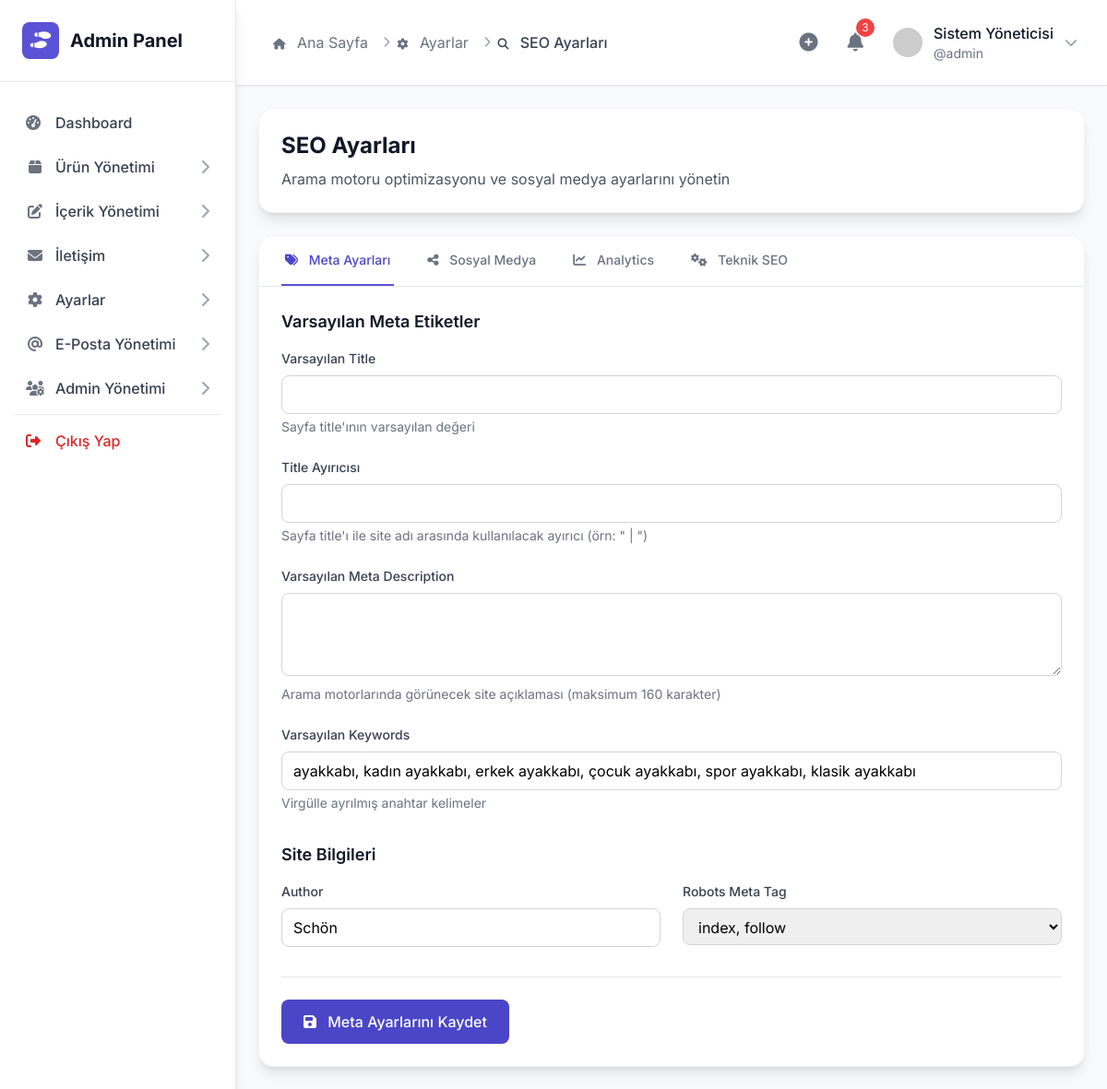
The app's page /admin/seo-settings.php (signed in) with its own data.
### tables this page shows
CREATE TABLE IF NOT EXISTS `seo_settings` (
  `id` bigint(20) NOT NULL AUTO_INCREMENT,
  `setting_key` text NOT NULL,
  `setting_value` text DEFAULT NULL,
  `setting_type` text DEFAULT 'meta',
  `is_active` tinyint(1) DEFAULT 1,
  `created_at` timestamp NULL DEFAULT current_timestamp(),
  `updated_at` timestamp NULL DEFAULT current_timestamp() ON UPDATE current_timestamp(),
  PRIMARY KEY (`id`)
);

### admin/seo-settings.php (called while the page is built, shortened)
<?php
include 'includes/header.php';
include 'views/seo/index.php';
include 'includes/footer.php';
?>

### lib/DatabaseFactory.php (called while the page is built, shortened)
<?php
require_once __DIR__ . '/SupabaseClient.php';
require_once __DIR__ . '/../config/env.php';
class DatabaseFactory {
    public static function create($type = null, $config = []) {
        if ($type === null) {
            $type = getenv('DB_TYPE') ?: 'supabase';
        }
        switch (strtolower($type)) {
            case 'mariadb':
            case 'mysql':
                return self::createMariaDBClient($config);
        }
    }
    private static function createMariaDBClient($config = []) {
        require_once __DIR__ . '/clients/MariaDBClient.php';
        $defaultConfig = [
            'host' => getenv('DB_HOST') ?: 'localhost',
            'port' => getenv('DB_PORT') ?: 3306,
            'database' => getenv('DB_NAME') ?: 'bandland_shoes',
            'username' => getenv('DB_USER') ?: 'root',
            'password' => getenv('DB_PASS') ?: '',
            'charset' => 'utf8mb4',
            'options' => [
                PDO::ATTR_ERRMODE => PDO::ERRMODE_EXCEPTION,
                PDO::ATTR_DEFAULT_FETCH_MODE => PDO::FETCH_ASSOC,
                PDO::ATTR_EMULATE_PREPARES => false,
            ]
        ];
        $finalConfig = array_merge($defaultConfig, $config);
        return new MariaDBClient($finalConfig);
    }
}
function database() {
    static $instance = null;
    if ($instance === null) {
        try {
            $instance = DatabaseFactory::create();
        } catch (Exception $e) {
            error_log('Database bağlantı hatası: ' . $e->getMessage());
            http_response_code(500);
            echo 'Veritabanı bağlantı hatası. Lütfen daha sonra tekrar deneyin.';
            exit;
        }
    }
    return $instance;
}

### lib/clients/MariaDBClient.php (called while the page is built, shortened)
<?php
class MariaDBClient implements DatabaseInterface {
    private $pdo;
    private $config;
    private $cache = [];
    private $cacheEnabled = true;
    public function __construct($config) {
        $this->config = $config;
    }
    private function connect() {
        try {
            $dsn = sprintf(
                'mysql:host=%s;port=%d;dbname=%s;charset=%s',
                $this->config['host'],
                $this->config['port'],
                $this->config['database'],
                $this->config['charset']
            );
            $this->pdo = new PDO(
                $dsn,
                $this->config['username'],
                $this->config['password'],
                $this->config['options']
            );
        } catch (PDOException $e) {
            $this->lastError = $e->getMessage();
            throw new Exception("MariaDB bağlantı hatası: " . $e->getMessage());
        }
    }
    public function select($table, $conditions = [], $columns = '*', $options = []) {
        try {
            $sql = $this->buildSelectSql($table, $conditions, $columns, $options);
            $params = [];
            if (!empty($conditions)) {
                $whereClause = $this->buildWhereClause($conditions);
                $params = $whereClause['params'];
            }
            if ($this->cacheEnabled && empty($options['no_cache'])) {
                $cacheKey = md5($sql . serialize($params));
                $cached = $this->getCache($cacheKey);
            }
            $stmt = $this->pdo->prepare($sql);
            $stmt->execute($params);
            $result = $stmt->fetchAll();
            return $result;
        } catch (PDOException $e) {
            $this->lastError = $e->getMessage();
            error_log("MariaDBClient::select - " . $e->getMessage());
            return [];
        }
    }
    private function buildSelectSql($table, $conditions, $columns, $options) {
        $sql = "SELECT ";
        if (is_array($columns)) {
            $sql .= implode(', ', $columns);
        } else {
            $sql .= $columns;
        }
        $sql .= " FROM `$table`";
        if (!empty($conditions)) {
            $whereClause = $this->buildWhereClause($conditions);
            $sql .= " WHERE " . $whereClause['sql'];
        }
        if (isset($options['order'])) {
            $sql .= " ORDER BY " . $options['order'];
        }
        return $sql;
    }
    private function buildWhereClause($conditions, $prefix = '') {
        $whereParts = [];
        $params = [];
        foreach ($conditions as $key => $value) {
            $paramKey = $prefix . $key;
            if (is_array($value)) {
                if (count($value) >= 2) {
                    $operator = strtoupper($value[0]);
                    $val = $value[1];
                    $operator_map = [
                        'EQ' => '=',
                        'NEQ' => '!=',
                        'GT' => '>',
                        'GTE' => '>=',
                        'LT' => '<',
                        'LTE' => '<=',
                        'LIKE' => 'LIKE',
                        'ILIKE' => 'LIKE',
                        'IN' => 'IN',
                        '&&' => 'LIKE'
                    ];
                    if (isset($operator_map[$operator])) {
                        $operator = $operator_map[$operator];
                    }
                    $allowed_operators = ['=', '!=', '<>', '>', '<', '>=', '<=', 'LIKE', 'IN'];
                    if (!in_array($operator, $allowed_operators)) {
                        if ($operator === '&&') {
                            error_log("MariaDBClient: PostgreSQL array overlap operatörü (&&) LIKE operatörüne dönüştürüldü");
                        } else {
                            throw new Exception("Geçersiz operatör: $operator");
                        }
                    }
                    if ($operator === 'IN') {
                        if (is_array($val) && !empty($val)) {
                            $inPlaceholders = [];
                            foreach ($val as $i => $inVal) {
                                $inKey = $paramKey . '_in_' . $i;
                                $inPlaceholders[] = ':' . $inKey;
                                $params[$inKey] = $inVal;
                            }
                            $whereParts[] = "`$key` IN (" . implode(',', $inPlaceholders) . ")";
                        }
                    } else {
                        $whereParts[] = "`$key` $operator :$paramKey";
                        $params[$paramKey] = $val;
                    }
                }
            } else {
                $whereParts[] = "`$key` = :$paramKey";
                $params[$paramKey] = $value;
            }
        }
        return [
            'sql' => implode(' AND ', $whereParts),
            'params' => $params
        ];
    }
    private function getCache($key) {
        if (!$this->cacheEnabled || !isset($this->cache[$key])) {
            return null;
        }
        $cached = $this->cache[$key];
        return $cached['data'];
    }
    private function setCache($key, $data) {
        $this->cache[$key] = [
            'data' => $data,
            'time' => time()
        ];
    }
}

### admin/config/auth.php (called while the page is built, shortened)
<?php
require_once __DIR__ . '/../../services/AdminAuthService.php';
$auth_service = new AdminAuthService();
?>

### services/AdminAuthService.php (called while the page is built, shortened)
<?php
require_once __DIR__ . '/../lib/DatabaseFactory.php';
class AdminAuthService {
    public function isLoggedIn() {
        return isset($_SESSION['admin_logged_in']) && $_SESSION['admin_logged_in'] === true;
    }
    public function checkTimeout($timeout_seconds = 7200) {
        return false;
    }
}
?>

### config/env.php (called while the page is built, shortened)
<?php
$envFile = __DIR__ . '/../.env';
if (file_exists($envFile)) {
    $lines = file($envFile, FILE_IGNORE_NEW_LINES | FILE_SKIP_EMPTY_LINES);
    foreach ($lines as $line) {
        if (strpos($line, '=') !== false && strpos($line, '#') !== 0) {
            list($key, $value) = explode('=', $line, 2);
        }
    }
}

### admin/controllers/BaseSeoController.php (called while the page is built, shortened)
<?php
abstract class BaseSeoController {
    public function __construct() {
        require_once 'config/auth.php';
        require_once '../services/SettingsService.php';
        $this->settingsService = new SettingsService();
    }
    protected function mergeWithDefaults($settings, $defaults, $type) {
        foreach ($defaults[$type] as $key => $value) {
            if (!isset($settings[$key])) {
                $settings[$key] = ['value' => $value, 'is_active' => true];
            }
        }
        return $settings;
    }
}

### services/SettingsService.php (called while the page is built, shortened)
<?php
require_once __DIR__ . '/../lib/DatabaseFactory.php';
class SettingsService {
    private $db;
    public function __construct() {
        $this->db = database();
    }
    public function getSeoSettingsByType($type) {
        try {
            $result = $this->db->select('seo_settings', ['setting_type' => $type], '*', ['order' => 'setting_key ASC']);
            if (!empty($result)) {
                $settings = [];
                foreach ($result as $setting) {
                    $settings[$setting['setting_key']] = [
                        'value' => $setting['setting_value'],
                        'is_active' => $setting['is_active']
                    ];
                }
                return $settings;
            }
        } catch (Exception $e) {
            error_log("SEO tip ayarları getirme hatası: " . $e->getMessage());
        }
        return [];
    }
}

### admin/controllers/SeoMetaController.php (called while the page is built, shortened)
<?php
require_once 'BaseSeoController.php';
class SeoMetaController extends BaseSeoController {
    public function getViewData() {
        $metaSettings = $this->settingsService->getSeoSettingsByType('meta');
        $defaultSeo = $this->settingsService->getDefaultSeoSettings();
        return $this->mergeWithDefaults($metaSettings, $defaultSeo, 'meta');
    }
}

### admin/views/seo/meta-settings.php (shortened to what this page needs)
<div class="p-6">
    <form method="POST">
        <div class="space-y-8">
            <div>
                <h3 class="text-lg font-semibold text-gray-900 mb-4">Varsayılan Meta Etiketler</h3>
                <div class="space-y-6">
                    <div>
                        <label class="block text-sm font-medium text-gray-700 mb-2">Varsayılan Title</label>
                        <input type="text"
                               name="default_title"
                               value="<?= htmlspecialchars($metaSettings['default_title']['value'] ?? '') ?>"
                               class="w-full px-3 py-2 border border-gray-300 rounded-lg focus:ring-2 focus:ring-primary-500 focus:border-primary-500">
                        <p class="text-sm text-gray-500 mt-1">Sayfa title'ının varsayılan değeri</p>
                    </div>
                    <div>
                        <label class="block text-sm font-medium text-gray-700 mb-2">Title Ayırıcısı</label>
                        <input type="text"
                               name="title_separator"
                               value="<?= htmlspecialchars($metaSettings['title_separator']['value'] ?? '') ?>"
                               class="w-full px-3 py-2 border border-gray-300 rounded-lg focus:ring-2 focus:ring-primary-500 focus:border-primary-500">
                        <p class="text-sm text-gray-500 mt-1">Sayfa title'ı ile site adı arasında kullanılacak ayırıcı (örn: " | ")</p>
                    </div>
                    <div>
                        <label class="block text-sm font-medium text-gray-700 mb-2">Varsayılan Meta Description</label>
                        <textarea name="default_description"
                                  rows="3"
                                  class="w-full px-3 py-2 border border-gray-300 rounded-lg focus:ring-2 focus:ring-primary-500 focus:border-primary-500"><?= htmlspecialchars($metaSettings['default_description']['value'] ?? '') ?></textarea>
                        <p class="text-sm text-gray-500 mt-1">Arama motorlarında görünecek site açıklaması (maksimum 160 karakter)</p>
                    </div>
                    <div>
                        <label class="block text-sm font-medium text-gray-700 mb-2">Varsayılan Keywords</label>
                        <input type="text"
                               name="default_keywords"
                               value="<?= htmlspecialchars($metaSettings['default_keywords']['value'] ?? '') ?>"
                               class="w-full px-3 py-2 border border-gray-300 rounded-lg focus:ring-2 focus:ring-primary-500 focus:border-primary-500">
                        <p class="text-sm text-gray-500 mt-1">Virgülle ayrılmış anahtar kelimeler</p>
                    </div>
                </div>
            </div>
            <div>
                <h3 class="text-lg font-semibold text-gray-900 mb-4">Site Bilgileri</h3>
                <div class="grid grid-cols-1 md:grid-cols-2 gap-6">
                    <div>
                        <label class="block text-sm font-medium text-gray-700 mb-2">Author</label>
                        <input type="text"
                               name="author"
                               value="<?= htmlspecialchars($metaSettings['author']['value'] ?? '') ?>"
                               class="w-full px-3 py-2 border border-gray-300 rounded-lg focus:ring-2 focus:ring-primary-500 focus:border-primary-500">
                    </div>
                    <div>
                        <label class="block text-sm font-medium text-gray-700 mb-2">Robots Meta Tag</label>
                        <select name="robots"
                                class="w-full px-3 py-2 border border-gray-300 rounded-lg focus:ring-2 focus:ring-primary-500 focus:border-primary-500">
                            <option value="index, follow" <?= ($metaSettings['robots']['value'] ?? '') === 'index, follow' ? 'selected' : '' ?>>index, follow</option>
                        </select>
                    </div>
                </div>
            </div>
        </div>
        <div class="mt-8 pt-6 border-t border-gray-200">
            <button type="submit"
                    class="px-6 py-3 bg-primary-600 hover:bg-primary-700 text-white rounded-lg font-medium transition-colors">
                <i class="fas fa-save mr-2"></i>
                Meta Ayarlarını Kaydet
            </button>
        </div>
    </form>
</div>

### records on screen
seo_settings: default_keywords "ayakkabı, kadın ayakkabı, erkek ayakkabı, çocuk ayakkabı, spor ayakkabı, klasik ayakkabı"
seo_settings: robots "index, follow"

### other values on screen
$item['title'] "Dashboard"
$item['title'] "Ürün Yönetimi"
$item['title'] "İçerik Yönetimi"
$item['title'] "İletişim"
$item['title'] "Ayarlar"
$item['title'] "E-Posta Yönetimi"
$item['title'] "Admin Yönetimi"
$crumb['title'] "Ana Sayfa"
$crumb['title'] "Ayarlar"
$crumb['title'] "SEO Ayarları"
$admin_info['full_name'] "Sistem Yöneticisi"
$admin_info['username'] "admin"
